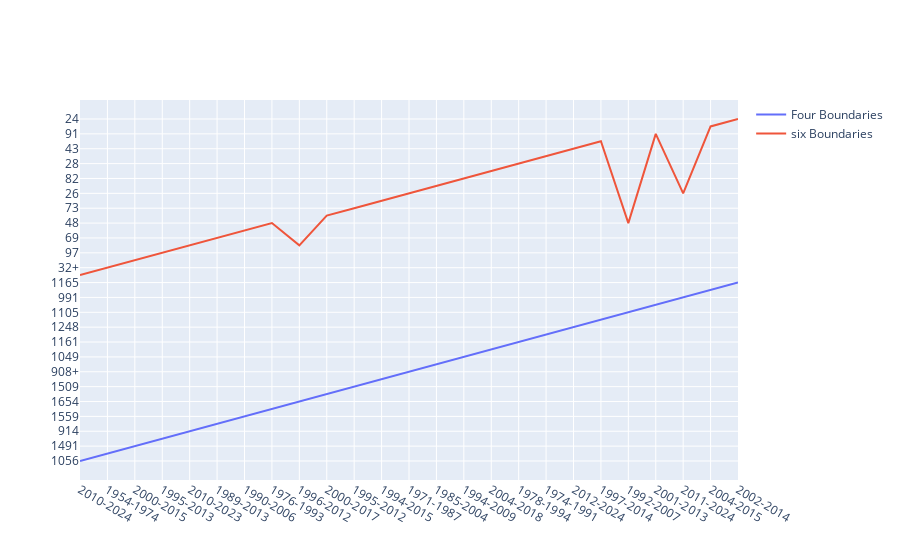

Notebook cell for this chart:
### Code cell
import plotly.offline as py
import plotly.graph_objs as go
Fours=go.Scatter(x=df_2['Span'], y=df_2['4s'], name='Four Boundaries')
sixs=go.Scatter(x=df_2['Span'], y=df_2['6s'], name='six Boundaries')
py.iplot([Fours,sixs])

### Figure 1 — Plotly figure (JSON) as saved in the notebook; plotly's stock layout.template omitted (floating-point values rounded to 4 significant figures)
{"data": [{"name": "Four Boundaries", "type": "scatter", "x": ["2010-2024", "1954-1974", "2000-2015", "1995-2013", "2010-2023", "1989-2013", "1990-2006", "1976-1993", "1996-2012", "2000-2017", "1995-2012", "1994-2015", "1971-1987", "1985-2004", "1994-2009", "2004-2018", "1978-1994", "1974-1991", "2012-2024", "1997-2014", "1992-2007", "2001-2013", "2011-2024", "2004-2015", "2002-2014"], "y": ["1056", "593+", "1491", "1488", "914", "2058+", "1559", "788+", "1654", "1082", "1509", "1285", "908+", "1175", "1049", "1024", "1161", "952+", "1248", "1387", "1105", "1233", "991", "978", "1165"]}, {"name": "six Boundaries", "type": "scatter", "x": ["2010-2024", "1954-1974", "2000-2015", "1995-2013", "2010-2023", "1989-2013", "1990-2006", "1976-1993", "1996-2012", "2000-2017", "1995-2012", "1994-2015", "1971-1987", "1985-2004", "1994-2009", "2004-2018", "1978-1994", "1974-1991", "2012-2024", "1997-2014", "1992-2007", "2001-2013", "2011-2024", "2004-2015", "2002-2014"], "y": ["54", "32+", "51", "97", "21", "69", "88", "48", "21", "70", "73", "36", "26", "20", "82", "64", "28", "84", "43", "61", "48", "91", "26", "39", "24"]}], "layout": {}}
